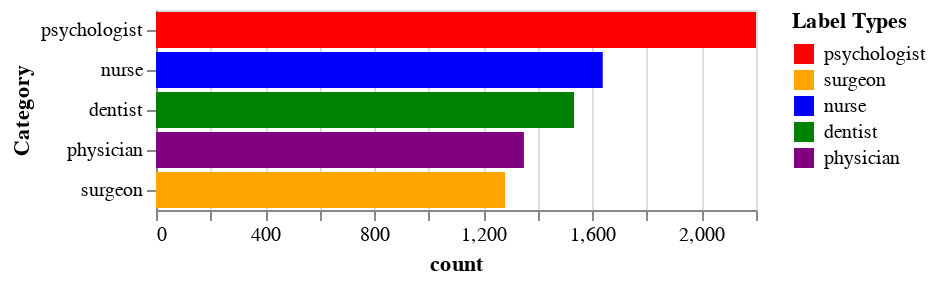

Write notebook code for a chart like this one.
### Code cell
# Count and reset index
data_chart = df.label.value_counts().reset_index()

# Replace numerical categories with textual descriptions
data_chart['label'] = data_chart['label'].map({0: 'psychologist', 
                                               1: 'surgeon', 
                                               2: 'nurse', 
                                               3: 'dentist', 
                                               4: 'physician'})

# Plot the chart
chart = alt.Chart(data_chart).mark_bar(filled=True).encode(
    alt.X('count:Q', title='count'),
    alt.Y('label:O', title='Category', sort='-x'),
    color=alt.Color('label:N', legend=alt.Legend(title="Label Types"), scale=alt.Scale(
        domain=['psychologist', 'surgeon', 'nurse', 'dentist', 'physician'],
        range=['red', 'orange', 'blue', 'green', 'purple']
    ))
)

chart
# we have almost twise as many psychologists as surgeons
# --> it would make sense to make the data more balanced

### Figure 1 — Vega-Lite specification as saved in the notebook (floating-point values rounded to 4 significant figures)
{"config": {"view": {"continuousWidth": 300, "continuousHeight": 300}}, "data": {"name": "data-087f32bda183baadceec4ef7110a4b68"}, "mark": {"type": "bar", "filled": true}, "encoding": {"color": {"field": "label", "legend": {"title": "Label Types"}, "scale": {"domain": ["psychologist", "surgeon", "nurse", "dentist", "physician"], "range": ["red", "orange", "blue", "green", "purple"]}, "type": "nominal"}, "x": {"field": "count", "title": "count", "type": "quantitative"}, "y": {"field": "label", "sort": "-x", "title": "Category", "type": "ordinal"}}, "$schema": "https://vega.github.io/schema/vega-lite/v5.15.1.json", "datasets": {"data-087f32bda183baadceec4ef7110a4b68": [{"label": "psychologist", "count": 2200}, {"label": "nurse", "count": 1638}, {"label": "dentist", "count": 1533}, {"label": "physician", "count": 1349}, {"label": "surgeon", "count": 1280}]}}
